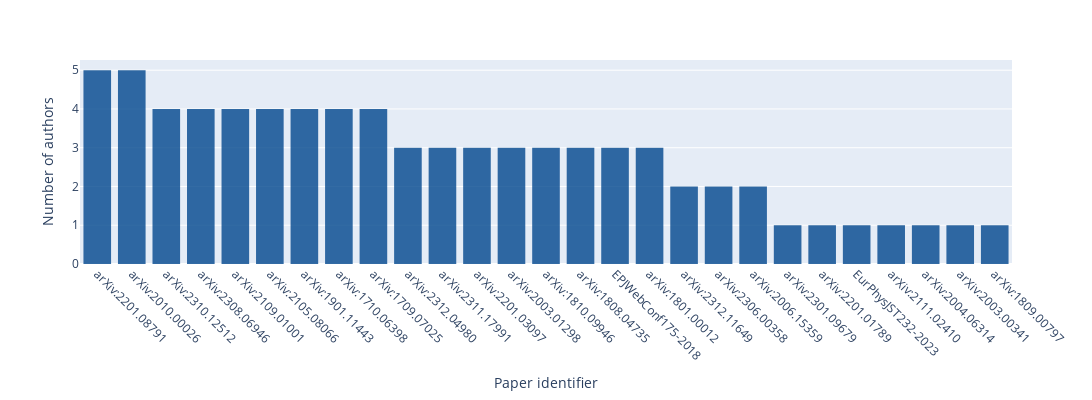

The code cell stored with this chart in its notebook:
### Code cell
import plotly.express as px
#import kaleido

fig1 = px.scatter(x=[0, 1, 2, 3, 4], y=[0, 1, 4, 9, 16])
#fig1.show()
fig1.write_image("author.pdf")

fig = px.histogram(df, x="Reference", y="Authors",
                   opacity=0.8, width=1100, height=400,
                  color_discrete_sequence=['#00478E'],) 
# 00478E
fig.update_layout(yaxis_title="Number of authors") 
fig.update_layout(xaxis_title="Paper identifier") 
fig.update_layout(barmode='stack', xaxis={'categoryorder':'total descending'})
fig.update_xaxes(tickangle=45) 
fig.show()
pio.write_image(fig, 'author.pdf')

### Figure 1 — Plotly figure (JSON) as saved in the notebook; plotly's stock layout.template omitted (floating-point values rounded to 4 significant figures)
{"data": [{"alignmentgroup": "True", "bingroup": "x", "histfunc": "sum", "hovertemplate": "Reference=%{x}<br>sum of Authors=%{y}<extra></extra>", "legendgroup": "", "marker": {"color": "#00478E", "opacity": 0.8, "pattern": {"shape": ""}}, "name": "", "offsetgroup": "", "orientation": "v", "showlegend": false, "type": "histogram", "x": ["arXiv:2312.11649", "arXiv:2312.04980", "arXiv:2311.17991", "arXiv:2310.12512", "arXiv:2308.06946", "arXiv:2306.00358", "arXiv:2301.09679", "arXiv:2201.08791", "arXiv:2201.03097", "arXiv:2201.01789", "EurPhysJST232-2023", "arXiv:2111.02410", "arXiv:2109.01001", "arXiv:2105.08066", "arXiv:2010.00026", "arXiv:2006.15359", "arXiv:2004.06314", "arXiv:2003.00341", "arXiv:2003.01298", "arXiv:1901.11443", "arXiv:1810.09946", "arXiv:1809.00797", "arXiv:1808.04735", "EPJWebConf175-2018", "arXiv:1801.00012", "arXiv:1710.06398", "arXiv:1709.07025"], "xaxis": "x", "y": [2, 3, 3, 4, 4, 2, 1, 5, 3, 1, 1, 1, 4, 4, 5, 2, 1, 1, 3, 4, 3, 1, 3, 3, 3, 4, 4], "yaxis": "y"}], "layout": {"barmode": "stack", "height": 400, "legend": {"tracegroupgap": 0}, "margin": {"t": 60}, "width": 1100, "xaxis": {"anchor": "y", "categoryorder": "total descending", "domain": [0, 1], "tickangle": 45, "title": {"text": "Paper identifier"}}, "yaxis": {"anchor": "x", "domain": [0, 1], "title": {"text": "Number of authors"}}}}
